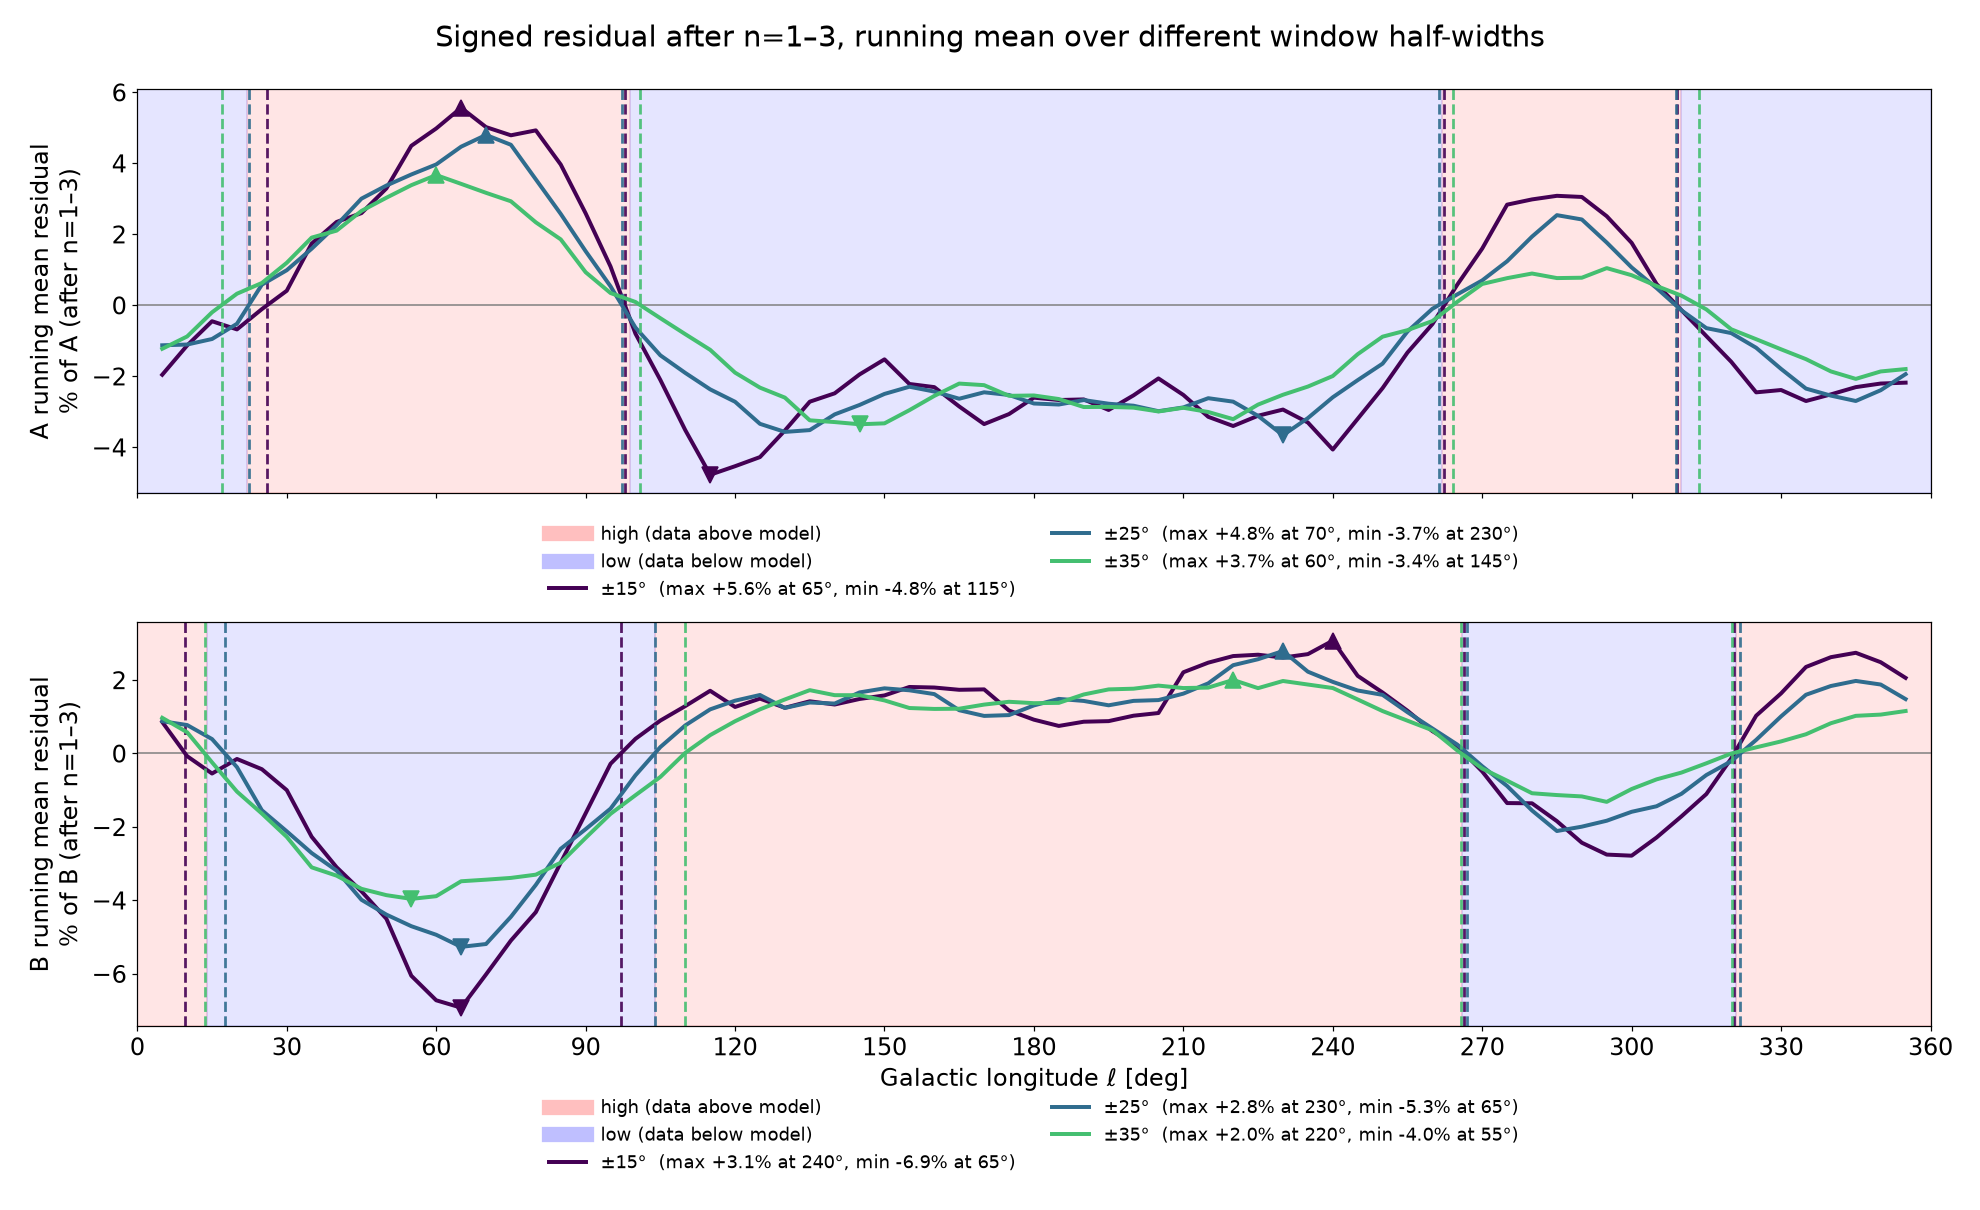

Source code (Python):
import json;RR=json.load(open('/tmp/R.json'))
exec(open('recon_n3.py').read().split("cols=['purple'")[0])
plt.rcParams.update({'font.size':16});fig,axs=plt.subplots(2,1,figsize=(18,11),facecolor='white',sharex=True)
def rm(r,w):return np.array([np.mean(r[np.abs((l-c+180)%360-180)<=w]) for c in l])
W=[15,25,35];C=plt.cm.viridis(np.linspace(0,.7,3))
for a,(nm,Y,mb,k) in zip(axs,(('A',A0,AFl,0),('B',B0,BLl,1))):
  m=mb.copy()
  for n,p in steps2[:3]:m=m+T(n,p,th,k)
  r=100*(Y-m)/Y;a.axhline(0,color='grey',lw=1)
  for key,col in (('hi','red'),('lo','blue')):
    for x0,x1 in RR[nm][key]:
      for u0,u1 in ((x0,min(x1,360)),(0,x1-360)) if x1>360 else ((x0,x1),):a.axvspan(u0,u1,color=col,alpha=.10,zorder=0)
  a.plot([],[],color='red',alpha=.25,lw=10,label='high (data above model)');a.plot([],[],color='blue',alpha=.25,lw=10,label='low (data below model)')
  for w,c in zip(W,C):
    M=rm(r,w);i,j=np.argmax(M),np.argmin(M);print(nm,w,'max',l[i],round(M[i],2),'min',l[j],round(M[j],2))
    a.plot(l,M,'-',color=c,lw=2.6,label=f'±{w}°  (max {M[i]:+.1f}% at {l[i]:.0f}°, min {M[j]:+.1f}% at {l[j]:.0f}°)')
    Z=[]
    for q in range(len(l)):
      q2=(q+1)%len(l);x1=l[q2] if q2 else l[0]+360
      if M[q]*M[q2]<0:Z.append((l[q]+(x1-l[q])*M[q]/(M[q]-M[q2]))%360)
    print(nm,w,'zeros',[round(z) for z in sorted(Z)]);[a.axvline(z,color=c,ls='--',lw=1.8,alpha=.9) for z in Z]
    a.plot(l[i],M[i],'^',color=c,ms=11);a.plot(l[j],M[j],'v',color=c,ms=11)
  a.set_ylabel(f'{nm} running mean residual\n% of {nm} (after n=1–3)')
  a.legend(loc='upper center',bbox_to_anchor=(.5,-.04 if k==0 else -.14),ncol=2,fontsize=12,frameon=False)
axs[1].set_xlim(0,360);axs[1].set_xticks(range(0,361,30));axs[1].set_xlabel('Galactic longitude ℓ [deg]')
fig.suptitle('Signed residual after n=1–3, running mean over different window half-widths')
fig.tight_layout();fig.subplots_adjust(hspace=.32);fig.savefig('recon_win_hilo.png',dpi=110,facecolor='white')
